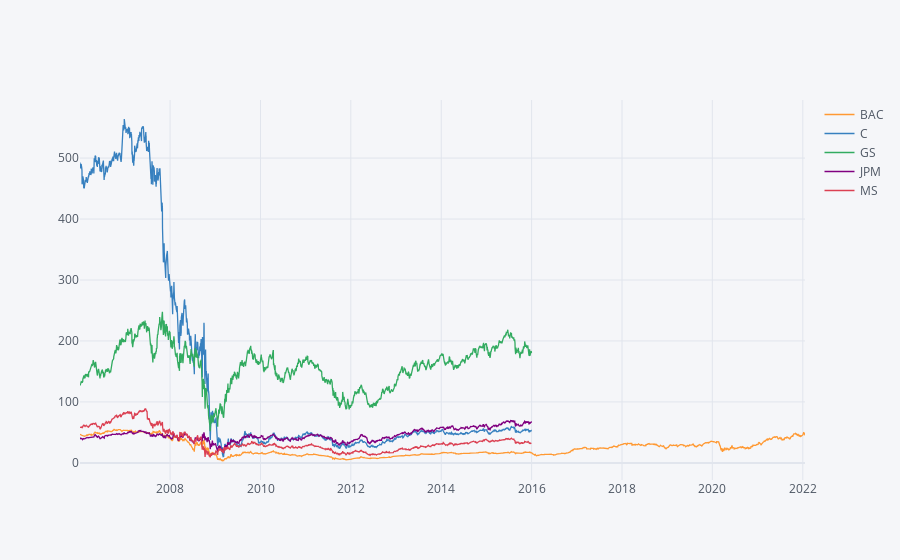

The notebook cell saved with this chart:
### Code cell
bank_stocks.xs(key='Close',axis=1,level='Stock Info').iplot()

### Figure 1 — Plotly figure (JSON) as saved in the notebook; plotly's stock layout.template omitted (floating-point values rounded to 4 significant figures; data arrays with more than 128 entries replaced by an {"elided": "..."} marker saying what was removed)
{"data": [{"line": {"color": "rgba(255, 153, 51, 1.0)", "dash": "solid", "shape": "linear", "width": 1.3}, "mode": "lines", "name": "BAC", "text": "", "type": "scatter", "x": {"elided": "4040 str values"}, "y": {"elided": "4040 float values"}}, {"line": {"color": "rgba(55, 128, 191, 1.0)", "dash": "solid", "shape": "linear", "width": 1.3}, "mode": "lines", "name": "C", "text": "", "type": "scatter", "x": {"elided": "4040 str values"}, "y": {"elided": "4040 mixed values"}}, {"line": {"color": "rgba(50, 171, 96, 1.0)", "dash": "solid", "shape": "linear", "width": 1.3}, "mode": "lines", "name": "GS", "text": "", "type": "scatter", "x": {"elided": "4040 str values"}, "y": {"elided": "4040 mixed values"}}, {"line": {"color": "rgba(128, 0, 128, 1.0)", "dash": "solid", "shape": "linear", "width": 1.3}, "mode": "lines", "name": "JPM", "text": "", "type": "scatter", "x": {"elided": "4040 str values"}, "y": {"elided": "4040 mixed values"}}, {"line": {"color": "rgba(219, 64, 82, 1.0)", "dash": "solid", "shape": "linear", "width": 1.3}, "mode": "lines", "name": "MS", "text": "", "type": "scatter", "x": {"elided": "4040 str values"}, "y": {"elided": "4040 mixed values"}}], "layout": {"legend": {"bgcolor": "#F5F6F9", "font": {"color": "#4D5663"}}, "paper_bgcolor": "#F5F6F9", "plot_bgcolor": "#F5F6F9", "title": {"font": {"color": "#4D5663"}}, "xaxis": {"gridcolor": "#E1E5ED", "showgrid": true, "tickfont": {"color": "#4D5663"}, "title": {"font": {"color": "#4D5663"}, "text": ""}, "zerolinecolor": "#E1E5ED"}, "yaxis": {"gridcolor": "#E1E5ED", "showgrid": true, "tickfont": {"color": "#4D5663"}, "title": {"font": {"color": "#4D5663"}, "text": ""}, "zerolinecolor": "#E1E5ED"}}}
